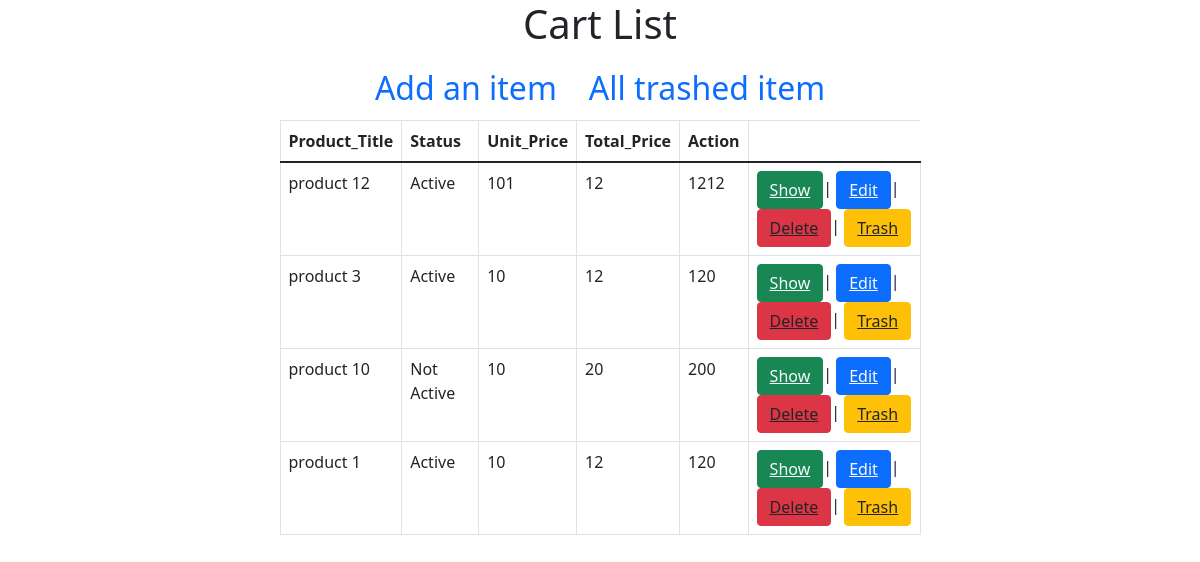
Page /admin/Cart/index.php on the committed database.
### tables this page shows
CREATE TABLE `carts` (
  `id` int(11) NOT NULL,
  `sid` int(11) DEFAULT NULL,
  `product_id` int(11) DEFAULT NULL,
  `product_title` varchar(255) NOT NULL,
  `is_active` tinyint(4) NOT NULL DEFAULT '0',
  `is_deleted` tinyint(4) NOT NULL DEFAULT '0',
  `qty` int(11) DEFAULT NULL,
  `unite_price` int(55) DEFAULT NULL,
  `total_price` int(55) DEFAULT NULL,
  `picture` varchar(255) DEFAULT NULL
);

### src/Cart.php (called while the page is built, shortened)
<?php
class Cart
{
    public $conn=null;
    public function __construct()
    {
        $this->conn= new PDO("mysql:host=localhost;dbname=ecommerce", $username = "root", $password = "");
        $this->conn->setAttribute(PDO::ATTR_ERRMODE, PDO::ERRMODE_EXCEPTION);
    }
public function index(){
    $query="SELECT * FROM `carts` WHERE is_deleted=0";
    $stmt=$this->conn->prepare($query);
    $result=$stmt->execute();
    $carts=$stmt->fetchAll();
    return $carts;
}
}

### admin/Cart/index.php (the view, shortened to what this page needs)
<?php
$_cart = new Cart();
$carts= $_cart->index() ;
?>
<!doctype html>
<html lang="en">
<head>
    <link href="https://cdn.jsdelivr.net/npm/bootstrap@5.1.3/dist/css/bootstrap.min.css" rel="stylesheet"
>
</head>
<body>
<section>
    <div class="container">
        <div class="row justify-content-center">
            <div class="col-md-7">
                <h1 class="text-center">Cart List</h1>
                <ul class="nav justify-content-center fs-2">
                    <li class="nav-item">
                        <a class="nav-link active" aria-current="page" href="create.php">Add an item</a>
                    </li>
                    <li class="nav-item">
                        <a class="nav-link" href="trash_index.php">All trashed item</a>
                    </li>
                </ul>
                <table class="table table-bordered">
                    <thead>
                    <tr>
                        <th scope="col">Product_Title</th>
                        <th scope="col">Status</th>
                        <th scope="col">Unit_Price</th>
                        <th scope="col">Total_Price</th>
                        <th scope="col">Action</th>
                    </tr>
                    </thead>
                    <tbody>
                    <?php
                    if(count($carts)>0):
                        foreach($carts as $cart):
                            ?>
                            <tr>
                                <td><?= $cart['product_title'];?></td>
                                <td>
                                    <?=$cart['is_active']? 'Active':'Not Active';?>
                                </td>
                                <td><?= $cart['qty'];?></td>
                                <td><?= $cart['unite_price'];?></td>
                                <td><?= $cart['total_price'];?></td>
                                <td>
                                    <button class="btn btn-success"><a href="show.php?id=<?=$cart['id'];?>" class="text-light">Show</a></button>|
                                    <button class="btn btn-primary"><a href="edit.php?id=<?=$cart['id'];?>"class="text-light">Edit</a></button>|
                                    <button class="btn btn-danger"><a href="delete.php?id=<?=$cart['id'];?>" onclick="return confirm('Are you sure you want to delete?')" class="text-dark">Delete</a></button>|
                                    <button class="btn btn-warning"><a href="trash.php?id=<?=$cart['id'];?>" onclick="return confirm('Are you sure you want send it in trash?')" class="text-dark">Trash</a></button>
                                </td>
                            </tr>
                        <?php
                        endforeach;
                    endif;
                    ?>
                    </tbody>
                </table>
            </div>
        </div>
    </div>
</section>
</body>
</html>

### rows in the picture
carts: product_title "product 12", is_active "Active", qty "101", unite_price "12", total_price "1212"
carts: product_title "product 3", is_active "Active", qty "10", unite_price "12", total_price "120"
carts: product_title "product 10", is_active "Not Active", qty "10", unite_price "20", total_price "200"
carts: product_title "product 1", is_active "Active", qty "10", unite_price "12", total_price "120"
